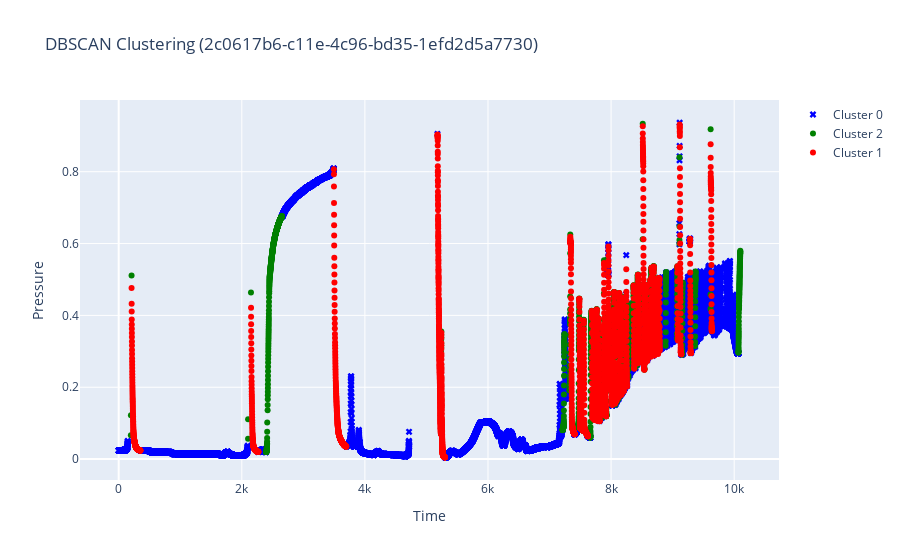

Source (notebook cell):
### Markdown cell above
## Сырая кластеризация

### Code cell
filename, recovery, drop, clust_df = process_file_without_postfilters(filename, DATA_PATH)
plot_data(clust_df, filename)

### Figure 1 — Plotly figure (JSON) as saved in the notebook; plotly's stock layout.template omitted (floating-point values rounded to 4 significant figures; data arrays with more than 128 entries replaced by an {"elided": "..."} marker saying what was removed)
{"data": [{"marker": {"color": "blue", "size": 6, "symbol": "x"}, "mode": "markers", "name": "Cluster 0", "type": "scatter", "x": {"elided": "13871 float values"}, "y": {"elided": "13871 float values"}}, {"marker": {"color": "green", "size": 6, "symbol": "circle"}, "mode": "markers", "name": "Cluster 2", "type": "scatter", "x": {"elided": "1497 float values"}, "y": {"elided": "1497 float values"}}, {"marker": {"color": "red", "size": 6, "symbol": "circle"}, "mode": "markers", "name": "Cluster 1", "type": "scatter", "x": {"elided": "2510 float values"}, "y": {"elided": "2510 float values"}}], "layout": {"showlegend": true, "title": {"text": "DBSCAN Clustering (2c0617b6-c11e-4c96-bd35-1efd2d5a7730)"}, "xaxis": {"title": {"text": "Time"}}, "yaxis": {"title": {"text": "Pressure"}}}}
